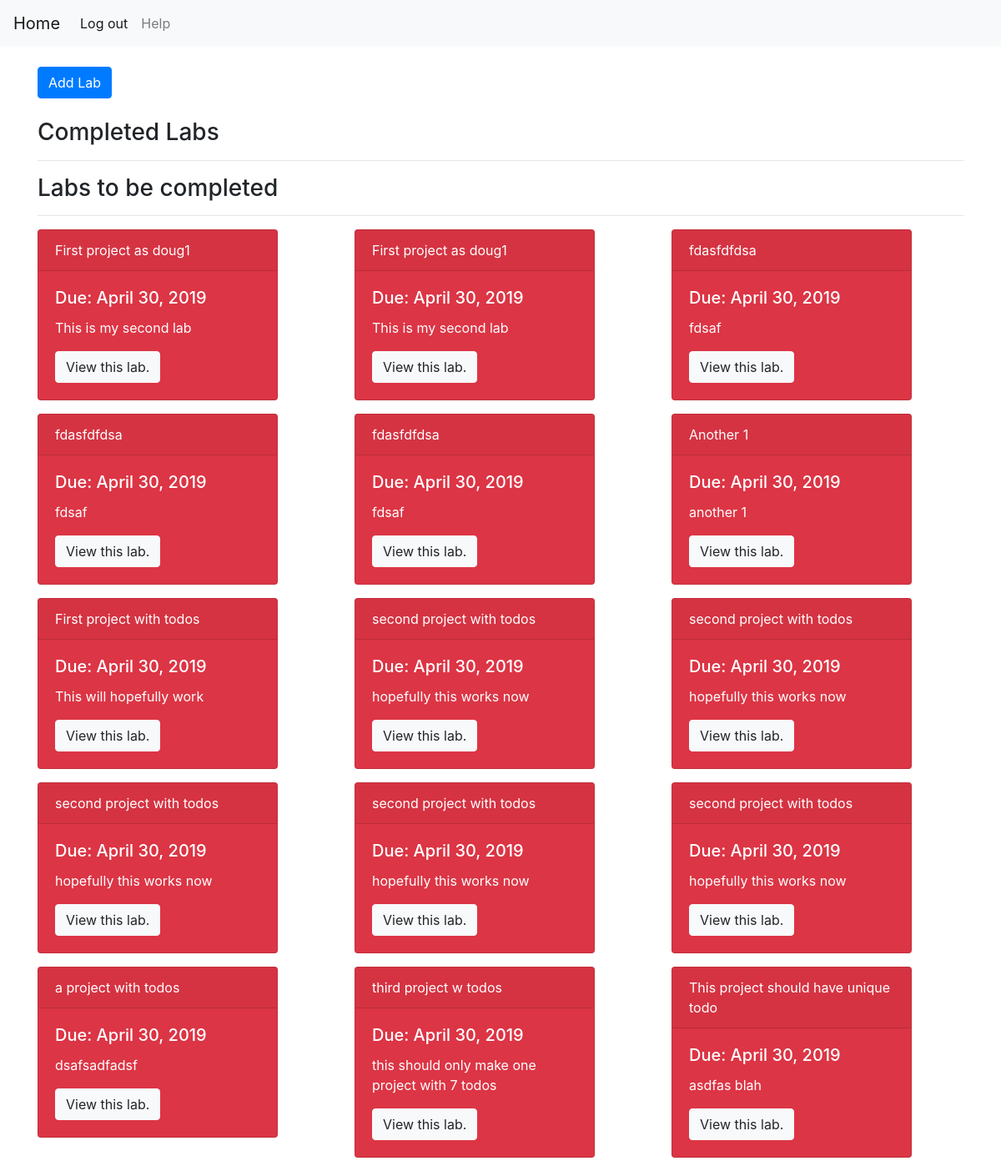
Page / (signed in) on the earlier database version.
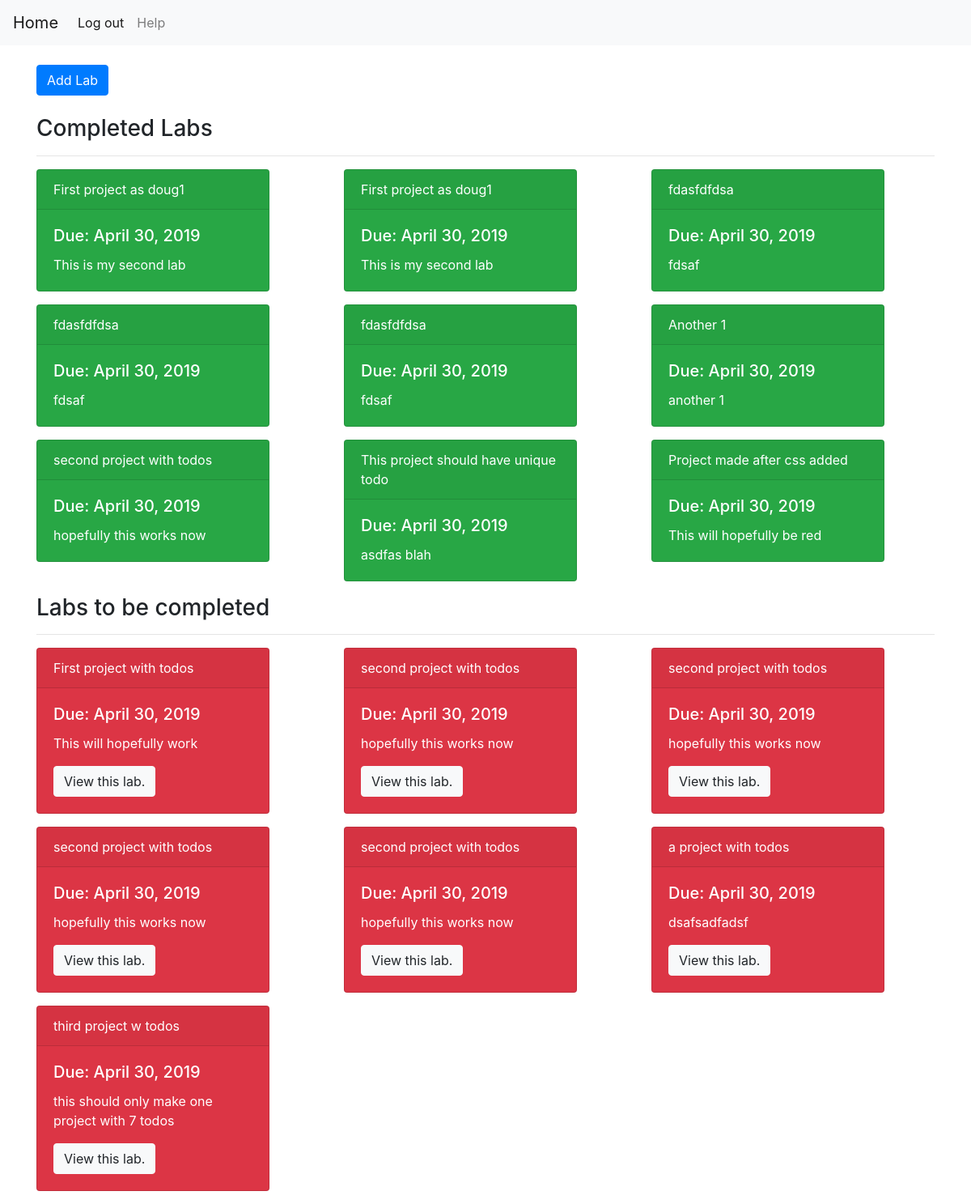
Same page on the later database version.
### main/models.py (models this page shows, shortened)
class Lab(models.Model):
    title = models.CharField(max_length=50)
    description = models.CharField(max_length=200)
    start_date = models.DateField()
    due_date = models.DateField()
    users = models.ManyToManyField(User)
    completed = models.BooleanField(default=False)
    class Meta:
        verbose_name_plural = 'Labs'
    def __str__(self):
        return self.title

### main/views.py (the view)
# urls.py: path('', views.homepage, name='homepage'),
def homepage(request):
    if request.user.is_authenticated:
        completed = Lab.objects.filter(users=request.user, completed=True)
        incompleted = Lab.objects.filter(users=request.user, completed=False).order_by('due_date')
        print(incompleted)
        return render(request,
                    'main/homepage.html',
                    context={'completed': completed, 'incompleted': incompleted,
                            'logged_in': True})
    else:
        return render(request,
                      'main/homepage.html',
                      {'logged_in': False})

### main/templates/main/homepage.html
{% extends "main/main_html.html" %}
{% block content %}
<div class='container'>
    {% if logged_in == True%}
        <a href='/labs/new' class='btn btn-primary'> Add Lab</a> <br> <br>
        <h3> Completed Labs </h3>
        <hr>
        <div class='row'>
            {% for lab in completed %}
            <div class='col-md-4'>
                <div class="card text-white bg-success mb-3" style="max-width: 18rem;">
                    <div class="card-header">{{  lab.title }}</div>
                    <div class="card-body">
                        <h5 class="card-title">Due: {{ lab.due_date }}</h5>
                        <p class="card-text">{{ lab.description }}</p>
                    </div>
                </div>
            </div>
            {% endfor %}
        </div>
        <h3> Labs to be completed </h3>
        <hr>
        <div class='row'>
            {% for lab in incompleted %}
            <div class='col-md-4'>
                    <div class="card text-white bg-danger mb-3" style="max-width: 18rem;">
                        <div class="card-header">{{  lab.title }}</div>
                        <div class="card-body">
                            <h5 class="card-title">Due: {{ lab.due_date }}</h5>
                            <p class="card-text">{{ lab.description }}</p>
                            <a href={% url 'main:lab_show' lab_id=lab.id %} class="btn btn-light">View this lab.</a>
                        </div>
                    </div>
                </div>
            {% endfor %}
         </div>
    {% else %}
        <h3> Please log in to use this app. </h3>
    {% endif %}
</div>
{% endblock %}

### main/templates/main/main_html.html (shortened to what this page needs)
<head>
    <link rel="stylesheet" href="https://stackpath.bootstrapcdn.com/bootstrap/4.3.1/css/bootstrap.min.css">
    {% load static %}
  </head>
    {% include 'main/includes/navbar.html' %}
        {% block content %}
        {% endblock %}

### main/templates/main/includes/navbar.html (shortened to what this page needs)
<nav class="navbar navbar-expand-lg navbar-light bg-light">
  <a class="navbar-brand" href="/">Home</a>
  <div class="collapse navbar-collapse" id="navbarSupportedContent">
    <ul class="navbar-nav mr-auto">
      {% if user.is_authenticated %}
        <li class="nav-item active">
            <a class="nav-link" href="/logout"> Log out <span class="sr-only">(current)</span></a>
        </li>
      {% endif %}
      <li class="nav-item">
          <a class="nav-link" href='/' data-toggle="modal" data-target="#exampleModalCenter">
              Help <span class="sr-only">(current)</span>
          </a>
      </li>
    </ul>
  </div>
</nav>

Differences in the rows shown:
changed Lab (number 1 of 16 on the later page): moves from the list under "Labs to be completed" to the list under "Completed Labs"
changed Lab (number 2 of 16 on the later page): moves from the list under "Labs to be completed" to the list under "Completed Labs"
changed Lab (number 3 of 16 on the later page): moves from the list under "Labs to be completed" to the list under "Completed Labs"
changed Lab (number 4 of 16 on the later page): moves from the list under "Labs to be completed" to the list under "Completed Labs"
changed Lab (number 5 of 16 on the later page): moves from the list under "Labs to be completed" to the list under "Completed Labs"
changed Lab "Another 1": moves from the list under "Labs to be completed" to the list under "Completed Labs"
changed Lab (number 7 of 16 on the later page): moves from the list under "Labs to be completed" to the list under "Completed Labs"
changed Lab "This project should have unique todo": moves from the list under "Labs to be completed" to the list under "Completed Labs"
added Lab: title "Project made after css added", due_date "April 30, 2019", description "This will hopefully be red", shown under "Completed Labs"
